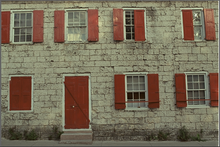
%> input picture kodak_color/kodim01.png, 220 x 147 px, shrunk from 768 x 512 before the run; its folder holds only this picture in this run
$ octave Demo_NNFN.m   (GNU Octave 9; MATLAB toolbox functions it lacks are replaced by stand-ins)
%> lines starting %> are read from the running program, lines starting %| are printed output that depends on the picture; long printed decimals are rounded
### csnr.m
function s=csnr(A,B,row,col)

[n,m,ch]=size(A);

if ch==1
   e=A-B;
   e=e(row+1:n-row,col+1:m-col);
   me=mean(mean(e.^2));
   s=10*log10(255^2/me);
else
   e=A-B;
   e=e(row+1:n-row,col+1:m-col,:);
   e1=e(:,:,1);e2=e(:,:,2);e3=e(:,:,3);
   me1=mean(mean(e1.^2));
   me2=mean(mean(e2.^2));
   me3=mean(mean(e3.^2));
   mse=(me1+me2+me3)/3;
   s  = 10*log10(255^2/mse);
%    s(1)=10*log10(255^2/me1);
%    s(2)=10*log10(255^2/me2);
%    s(3)=10*log10(255^2/me3);
end


return;

### NNFN_Denoising.m
function [rI, Par]   =  NNFN_Denoising( nI, I, Par )
rI  =  nI;   % Estimated Image
[h, w, ch]  = size(rI);
Par.h = h;
Par.w = w;
Par.ch = ch;

Par = SearchNeighborIndex( Par );
                    % 主要是 向Par增加了NumIndex、NeighborIndex和SelfIndex
% sig_Y = zeros(Par.Iter, 1);
% noisy image to patch
NoiPat   =	Image2Patch( nI, Par ); % NoiPat(:,i) := 第i块patch的108个位置的灰度值(108=3*6*6, row first)
Par.TolN =  size(NoiPat, 2); % patch 总数
Sigma_arrCh = zeros(Par.ch, Par.TolN); %
for iter = 1 : Par.Iter
    Par.iter = iter;
    % iterative regularization
    rI =	rI + Par.delta * (nI - rI); % 缝针
    % image to patch
    CurPat =	Image2Patch( rI, Par );
    % estimate local noise variance
    for c = 1:Par.ch
% [7 lines of commented-out code are left out]
        TempSigma_arrCh = sqrt(max(0, repmat(Par.nSig0(c)^2, 1, size(CurPat, 2)) - mean((NoiPat((c-1)*Par.ps2+1:c*Par.ps2, :) - CurPat((c-1)*Par.ps2+1:c*Par.ps2, :)).^2)));
        Sigma_arrCh((c-1)*Par.ps2+1:c*Par.ps2, :) = repmat(TempSigma_arrCh, [Par.ps2, 1]);
    end
%     sig_Y(iter) = mean(Sigma_arrCh([1,Par.ps2+1,2*Par.ps2+1],1));

    if (mod(iter-1, Par.Innerloop) == 0) % iter = 1, 3, 5, ...
        Par.nlsp = Par.nlsp - 10;  % Lower Noise level, less NL patches
        NL_mat  =  Block_Matching(CurPat, Par); % Caculate Non-local similar patches for each
        if iter>2 % iter=3, 5, 7, ...
            Par.mu = max(1+eps, Par.mu-0.001);
        end
    end

    [Y_hat, W_hat]  =  NNFN_Estimation( NL_mat, Sigma_arrCh, CurPat, Par );   % Estimate all the patches

    rI = PGs2Image(Y_hat, W_hat, Par);
    rI(rI>255) = 255;
    rI(rI<0.0) = 0.0;
    PSNR   =  csnr( I, rI, 0, 0 );
%     SSIM   =  cal_ssim( I, rI, 0, 0 );
    fprintf( 'Iter=%2.0f, PSNR = %2f\n', iter, PSNR );
    Par.PSNR(iter, Par.image)  =  PSNR;
%     Par.SSIM(iter, Par.image)  =  SSIM;

%     Par.lambda = Par.lambda/log(Par.rho); % 减少lambda

    if (iter>1 && Par.PSNR(iter-1, Par.image)>PSNR)
%         plot(1:iter, sig_Y(1:iter), 'p');
        break;
    end
end
return;

### SearchNeighborIndex.m
function  par  =  SearchNeighborIndex( par )
% This Function Precompute the all the patch indexes in the Searching window
% -NeighborIndex is the array of neighbor patch indexes for each keypatch
% -NumIndex is array of the effective neighbor patch numbers for each keypatch
% -SelfIndex is the index of keypatches in the total patch index array
par.maxr  =  par.h - par.ps + 1;
par.maxc  =  par.w - par.ps + 1;
r         =  1:par.step:par.maxr;
par.r     =  [r r(end) + 1:par.maxr];
c         =  1:par.step:par.maxc;
par.c     =  [c c(end) + 1:par.maxc];
par.lenr  =  length(par.r);
par.lenc  =  length(par.c);
par.ps2   =  par.ps^2;
par.ps2ch =  par.ps2 * par.ch;

% Total number of patches in the test image
par.maxrc   =  par.maxr * par.maxc;
% Total number of seed patches being processed (seed patch ~ key patches)
par.lenrc   =  par.lenr * par.lenc;
% index of each patch in image
par.Index = (1:par.maxrc);
par.Index = reshape(par.Index, par.maxr, par.maxc);
% preset variables for all the patch indexes in the Searching window
par.NeighborIndex =   int32(zeros(4 * par.win^2, par.lenrc));
par.NumIndex      =   int32(zeros(1, par.lenrc));
par.SelfIndex     =   int32(zeros(1, par.lenrc));

for  i  =  1 : par.lenr
    for  j  =  1 : par.lenc % for each key patch
        row = par.r(i);
        col = par.c(j);
        off = (col-1) * par.maxr + row;
        off1 = (j-1) * par.lenr + i;

       % the range indexes of the window for searching the similar patches
        rmin    =   max( row - par.win, 1 );
        rmax    =   min( row + par.win, par.maxr );
        cmin    =   max( col - par.win, 1 );
        cmax    =   min( col + par.win, par.maxc );

        idx     =   par.Index(rmin:rmax, cmin:cmax);
        idx     =   idx(:);

        par.NumIndex(off1)  =  length(idx);
        par.NeighborIndex(1:par.NumIndex(off1), off1)  =  idx;
        par.SelfIndex(off1) = off;
    end
end

### Image2Patch.m
function       X = Image2Patch( im_out, par )
% record the non-local patch set and the index of each patch in
% of seed patches in image
im_out     =  single(im_out); % double -> single ( double占8bits, single占4。所以用single会更快一些 )
X          =  zeros(par.ps2ch, par.maxrc, 'double');
k          =  0;
for channel = 1:par.ch
    for i = 1:par.ps
        for j = 1:par.ps
            k    =  k+1;
            blk  =  im_out(i:end-par.ps+i,j:end-par.ps+j, channel);
            X(k,:) = blk(:)';
        end
    end
end

### Block_Matching.m
function       blk_arr = Block_Matching( X, par)
blk_arr   =  zeros(par.nlsp, par.lenrc, 'single');

for  i  =  1 : par.lenrc
    seed = X(:, par.SelfIndex(i));
    neighbor = X(:, par.NeighborIndex(1:par.NumIndex(i), i));
    dis = sum(bsxfun(@minus, neighbor, seed).^2, 1);
    [~,ind]   =  sort(dis);
    indc = par.NeighborIndex( ind( 1:par.nlsp ), i );
    blk_arr(:, i) = indc;
end

### NNFN_Estimation.m
function [ Y_hat, W_hat] = NNFN_Estimation( NL_mat, Sigma_arr, CurPat, Par )

    Y_hat = zeros(size(CurPat));
    W_hat = zeros(size(CurPat));
    for i   =  1 : length(Par.SelfIndex) % For each keypatch group
        Y   =   CurPat(:, NL_mat(1:Par.nlsp,i)); % Non-local similar patches to the keypatch
        mY  =   repmat(mean( Y, 2 ),1,Par.nlsp);
        Y   =   Y-mY;

        X 	=   NNFN_ADMM( Y, Sigma_arr(:, Par.SelfIndex(i)), Par);

        Y_hat(:,NL_mat(1:Par.nlsp,i))  = Y_hat(:,NL_mat(1:Par.nlsp,i)) + X+mY;
        W_hat(:,NL_mat(1:Par.nlsp,i))  = W_hat(:,NL_mat(1:Par.nlsp,i)) + ones(Par.ps2ch, Par.nlsp);
    end
end

### Demo_NNFN.m
clear;
Original_image_dir  =   'kodak_color/';
fpath = fullfile(Original_image_dir, '*.png');
im_dir  = dir(fpath);
im_num = length(im_dir);

nSig = [30 10 50];

for Search_Win = [20]
P_S = floor(Search_Win/3);
for LAMBDA= [0.86]
for RHO = [0.86]
for ALPHA=[1.9]

% parameters for denoising
Par.nSig      =   nSig;          % STD of the noise image
Par.win       =   Search_Win;    % Non-local patch searching window
Par.Constant  =   2 * sqrt(2);   % Constant num for the weight vector
Par.Innerloop =   2;             % InnerLoop Num of between re-blockmatching
Par.ps        =   P_S;           % Patch size, larger values would get better performance, but will be slower
Par.step      =   P_S-1;         % The step between neighbor patches, smaller values would get better performance, but will be slower
Par.Iter      =   10;            % total iter numbers
Par.display   =   true;

% parameters for ADMM
Par.maxIter   =   10;
Par.delta     =   0.1;             % iterative regularization parameter
Par.mu        =   1.002;
Par.rho       =   RHO;             % In final version, this parameter will be changed

    % this parameter is not finally determined yet
Par.lambda    =   LAMBDA;          % for different noise levels, this parameter should be tuned to achieve better performance


% record all the results in each iteration
Par.PSNR = zeros(Par.Iter, im_num, 'single');
for i = 1:im_num


    Par.alpha = ALPHA;
    Par.mu = Par.mu;
    Par.image   =   i;
    Par.nSig0   =   nSig;
    Par.nlsp    =   70;
    Par.I = double( imread(fullfile(Original_image_dir, im_dir(i).name)) );
    S = regexp(im_dir(i).name, '\.', 'split');
    [h, w, ch] = size(Par.I);
%> h = 147; w = 220; ch = 3

    Par.nim = zeros([h, w, ch]); % add noise
%> Par.nim: size 147x220x3 double; every value is 0
    for c = 1:ch
        randn('seed',0);
        Par.nim(:, :, c) = Par.I(:, :, c) + Par.nSig0(c) * randn(size(Par.I(:, :, c)));
    end
%> this loop made 3 passes
%> after the loop, Par = {nSig [30 10 50], win 20, Constant 2.83, Innerloop 2, ps 6, step 5}

    fprintf('%s  lambda=%.2f  rho=%.2f  mu=%.4f  alpha=%.2f  Win=%d:\n',im_dir(i).name, Par.lambda, Par.rho, Par.mu, Par.alpha, Par.win);
%| kodim01.png  lambda=0.86  rho=0.86  mu=1.0020  alpha=1.90  Win=20:
    PSNR  =   csnr( Par.nim, Par.I, 0, 0 );
%> in csnr, `[n,m,ch]=size(A);`: n = 147; m = 220; ch = 3
%> in csnr, `e=A-B;`:
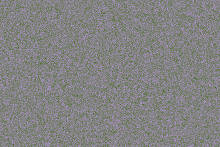
%> e: size 147x220x3 double; mean R, G, B -0.2, -0.1, -0.3; drawn with min black and max white
%> in csnr, `e1=e(:,:,1)`:
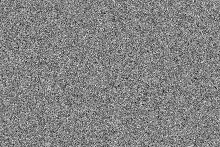
%> e1: size 147x220 double; min -128.5, max 120.8, mean -0.2; drawn with min black and max white
%> in csnr, `me1=mean(mean(e1.^2));`: me1 = 899.1
%> in csnr, `me2=mean(mean(e2.^2));`: me2 = 99.9
%> in csnr, `me3=mean(mean(e3.^2));`: me3 = 2497.5
%> in csnr, `mse=(me1+me2+me3)/3;`: mse = 1165.5
%> in csnr, `s  = 10*log10(255^2/mse);`: s = 17.47
%> PSNR = 17.47
    fprintf('The initial value of PSNR = %f\n', PSNR);
%| The initial value of PSNR = 17.466

    time0 = clock;
    [im_out, Par] = NNFN_Denoising( Par.nim, Par.I, Par );
%> in NNFN_Denoising, `rI  =  nI;`:
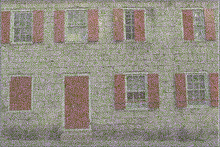
%> rI: size 147x220x3 double; mean R, G, B 119.7, 108.8, 88.2; drawn with min black and max white
%> in SearchNeighborIndex, `par.maxr  =  par.h - par.ps + 1;`: par.maxr = 142
%> in SearchNeighborIndex, `par.maxc  =  par.w - par.ps + 1;`: par.maxc = 215
%> in SearchNeighborIndex, `r         =  1:par.step:par.maxr;`: r = 29 values from 1 to 141
%> in SearchNeighborIndex, `par.r     =  [r r(end) + 1:par.maxr];`: par.r = 30 values from 1 to 142
%> in SearchNeighborIndex, `c         =  1:par.step:par.maxc;`: c = 43 values from 1 to 211
%> in SearchNeighborIndex, `par.c     =  [c c(end) + 1:par.maxc];`: par.c = 47 values from 1 to 215
%> in SearchNeighborIndex, `par.lenr  =  length(par.r);`: par.lenr = 30
%> in SearchNeighborIndex, `par.lenc  =  length(par.c);`: par.lenc = 47
%> in SearchNeighborIndex, `par.ps2   =  par.ps^2;`: par.ps2 = 36
%> in SearchNeighborIndex, `par.ps2ch =  par.ps2 * par.ch;`: par.ps2ch = 108
%> in SearchNeighborIndex, `par.maxrc   =  par.maxr * par.maxc;`: par.maxrc = 30530
%> in SearchNeighborIndex, `par.lenrc   =  par.lenr * par.lenc;`: par.lenrc = 1410
%> in SearchNeighborIndex, `par.Index = reshape(par.Index, par.maxr, par.maxc);`:
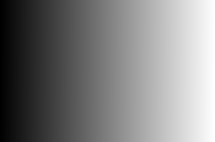
%> par.Index: size 142x215 double; min 1, max 30530, mean 15265.5; drawn with min black and max white
%> in SearchNeighborIndex, `par.NeighborIndex =   int32(zeros(4 * par.win^2, par.lenrc));`: par.NeighborIndex: size 1600x1410 int32; every value is 0
%> the loop in SearchNeighborIndex, `for  i  =  1 : par.lenr` made 30 passes
%> after the loop in SearchNeighborIndex, `for  i  =  1 : par.lenr`: par has the same summary as Par outside SearchNeighborIndex
%> the loop in Image2Patch, `for channel = 1:par.ch` made 3 passes
%> after the loop in Image2Patch, `for channel = 1:par.ch`: k = 108
%> in NNFN_Denoising, `Par.TolN =  size(NoiPat, 2);`: Par.TolN = 30530
%> (the run ends here)
